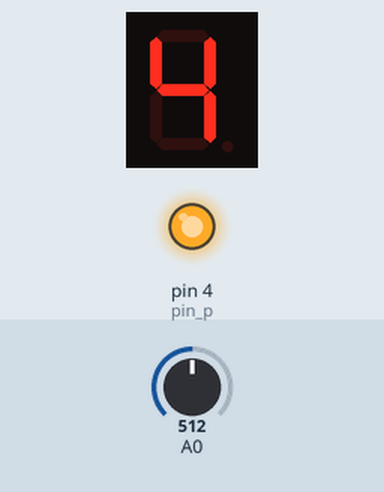
Recording of a sketch running on a simulated Arduino Uno, built with avr-gcc and run on an emulated ATmega328P. Parts: 1-digit seven-segment display, output pins drawn as LEDs (lit = HIGH). Wiring (inferred from the names in the program): 1-digit 7-segment display, segments lit when LOW: segments pin 7, pin 6, pin 5, pin 10, pin 11, pin 8, pin 9. The inputs (shaded band) are chosen by the test bench; at power-on: A0 = 512. The segment pins are drawn as the display they are named for; pins used as bus, display or sensor lines are not drawn.

Above: at 1.2 s.
1.3 s: A0 set to 716
At 2.4 s:
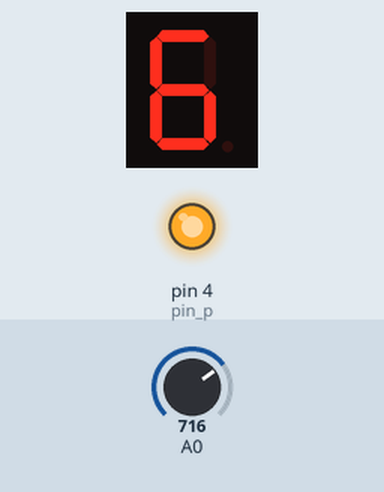
2.8 s: A0 set to 900
At 3.5 s:
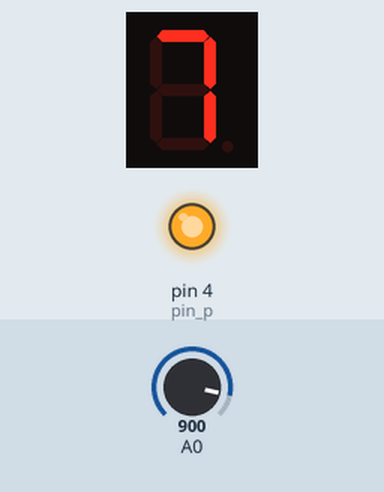
4.3 s: A0 set to 1023
At 4.7 s:
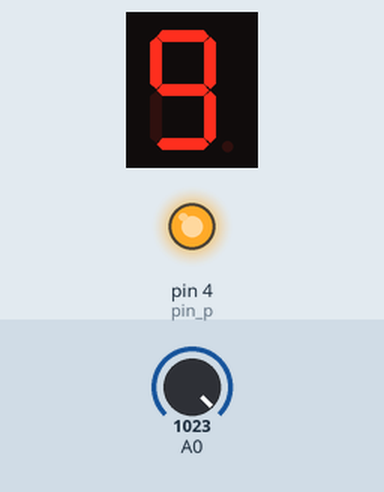
Timing chart, 0 to 7.3 s (numbered marks = the images above; inputs shaded):
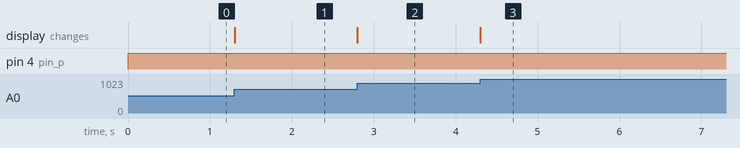

Measured:
- after the input at 1.3 s, the display: changes at once (image 1)
- after the input at 2.8 s, the display: changes at once (image 2)
- after the input at 4.3 s, the display: changes at once (image 3)

The sketch:

Adjust-the-digital-display-with-potentiometer.ino
```cpp
// 用电位器调节数码管显示数字
// Adjust the digital display with potentiometer

// 设置控制各段的数字IO脚，具体几号引脚对应哪一段
// Set the digital IO pin of each control section, and specify which section of pin corresponds to
int pin_a = 7;
int pin_b = 6;
int pin_c = 5;
int pin_d = 10;
int pin_e = 11;
int pin_f = 8;
int pin_g = 9;
int pin_p = 4;

// 保存读到的模拟值
// Save read analog values
int readValue = 0;
// 需要显示的数据
// Data to be displayed
int showValue = 0;

// 根据共阳极数码管（5611BH）段码表定义0~9显示的各段开关状态
// According to the common anode nixie tube (5611BH) segment code table, define the switch status of each segment displayed from 0 to 9.

int numTable[10][8] =
{
    // 0为点亮，1为关闭
    // Because 0 is on, 1 is off

    // a  b  c  d  e  f  g  dp
    {0, 0, 0, 0, 0, 0, 1, 1},     //0
    {1, 0, 0, 1, 1, 1, 1, 1},     //1
    {0, 0, 1, 0, 0, 1, 0, 1},     //2
    {0, 0, 0, 0, 1, 1, 0, 1},     //3
    {1, 0, 0, 1, 1, 0, 0, 1},     //4
    {0, 1, 0, 0, 1, 0, 0, 1},     //5
    {0, 1, 0, 0, 0, 0, 0, 1},     //6
    {0, 0, 0, 1, 1, 1, 1, 1},     //7
    {0, 0, 0, 0, 0, 0, 0, 1},     //8
    {0, 0, 0, 0, 1, 0, 0, 1},     //9
};


void setup()
{
    // 设置4～11引脚为输出模式
    // Set pin 4-11 as output mode

    for (int i = 4; i <= 11; i++)
    {
        pinMode(i, OUTPUT);
    }
}

void loop()
{
    // 读取A0模拟口的数值（0-5V 对应0-1023取值）
    // Read the value of A0 analog port (0-5V corresponds to 0-1023 value)
    readValue = analogRead(A0);
    //将0-1023之间的数据映射成0到9之间的数据
    // Map data between 0-1023 to data between 0 and 9
    showValue = map(readValue, 0, 1023, 0, 9);
    int i = showValue;
    // Set the level of the pin
    digitalWrite(pin_a, numTable[i][0]); //设置a 引脚的电平
    digitalWrite(pin_b, numTable[i][1]); //设置b 引脚的电平
    digitalWrite(pin_c, numTable[i][2]); //设置c 引脚的电平
    digitalWrite(pin_d, numTable[i][3]); //设置d 引脚的电平
    digitalWrite(pin_e, numTable[i][4]); //设置e 引脚的电平
    digitalWrite(pin_f, numTable[i][5]); //设置f 引脚的电平
    digitalWrite(pin_g, numTable[i][6]); //设置g 引脚的电平
    digitalWrite(pin_p, numTable[i][7]); //设置dp引脚的电平
}
```
